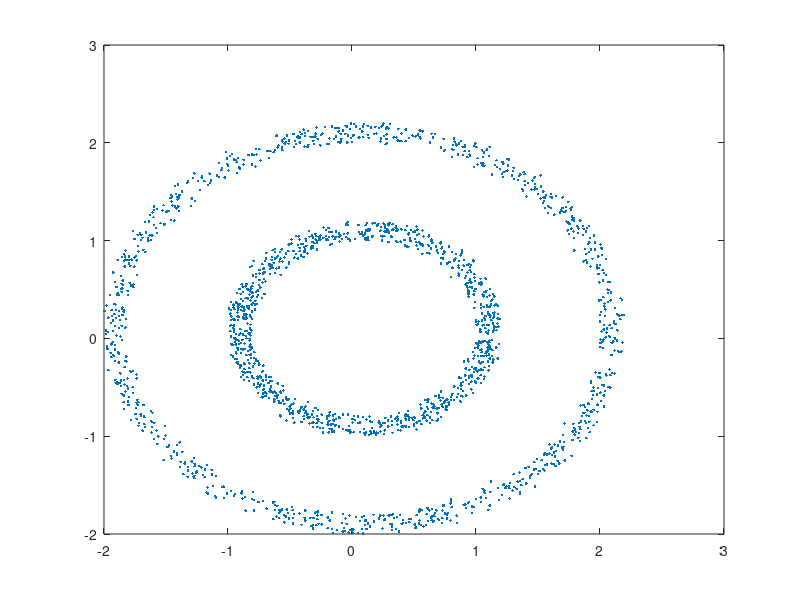

Here is the MATLAB script that generated this plot:
function data = data_generate()

theta = rand(1000, 1) * 2 * pi;
r = 1;
epsilon = 0.2;

x = r * cos(theta) + epsilon * rand(1000, 1);
y = r * sin(theta) + epsilon * rand(1000, 1);

data1 = [x, y];

r = 2;
theta = rand(1000, 1) * 2 * pi;
x = r * cos(theta) + epsilon * rand(1000, 1);
y = r * sin(theta) + epsilon * rand(1000, 1);

data2 = [x, y];

data = [data1; data2];

plot(data(:,1), data(:, 2), '.')

end